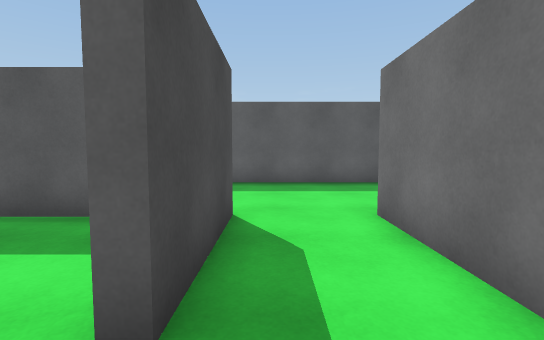
View 1 (above)

16 first-person views from a walk through a scene from a Unity 3-D project. The camera is 1.2 m above the floor, tilts 4° down and sees 85° across. The floor is counted in squares, 1 m on a side. Each view is taken from the middle of a square. On the plan, view 1 faces up. The plan holds only what a view shows up to about 13 squares ahead; the rest is blank. The place goes on beyond the plan. The player is left out. Door leaves are left out, so doorways stand open.

View 2
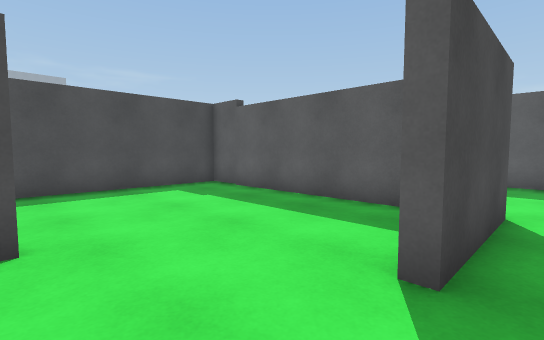

View 3
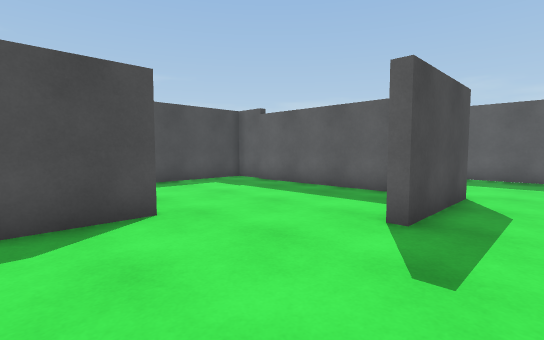

View 4
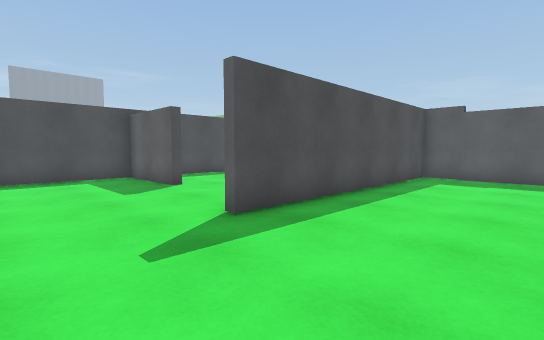

View 5
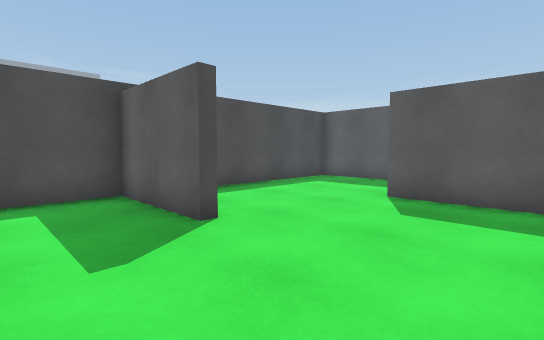

View 6
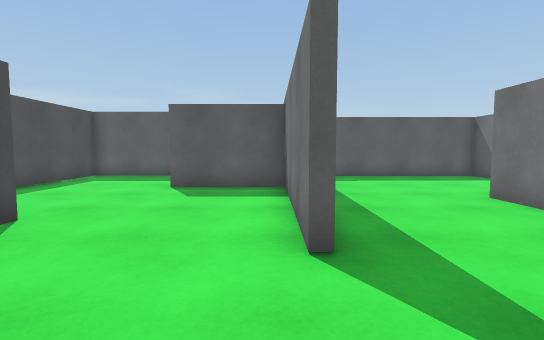

View 7
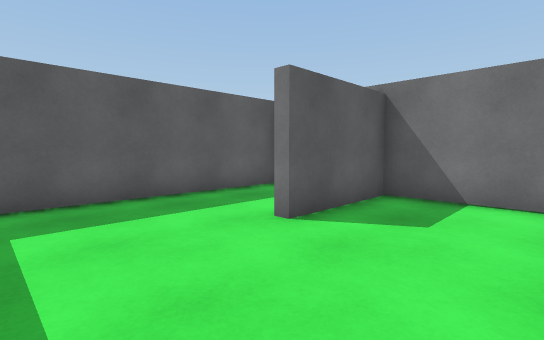

View 8
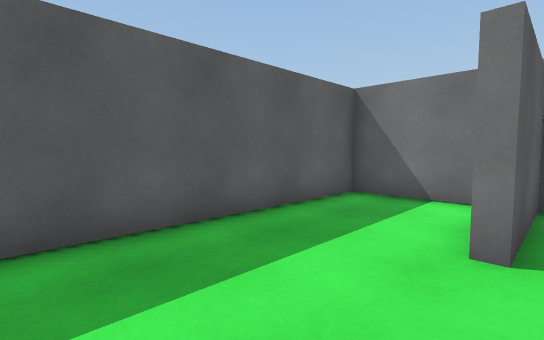

View 9
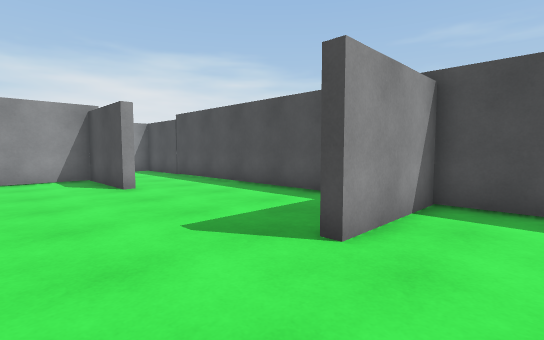

View 10
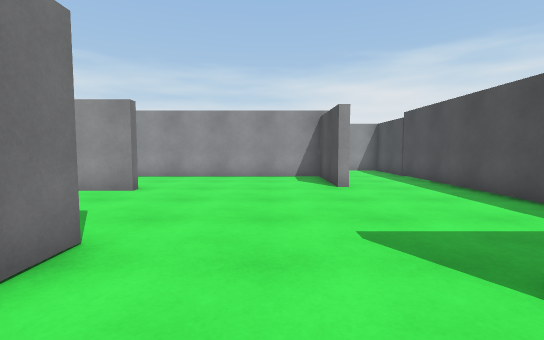

View 11
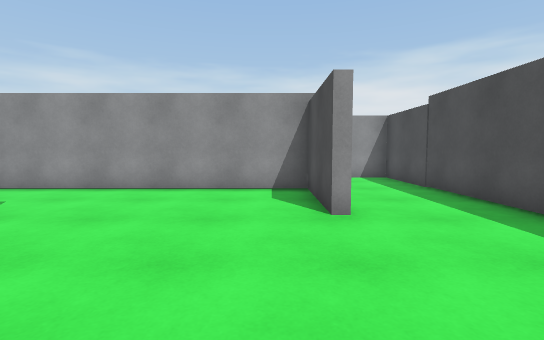

View 12
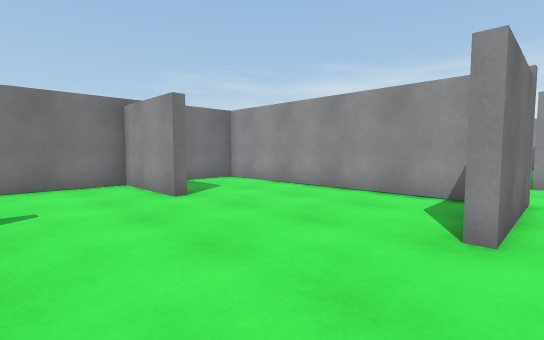

View 13
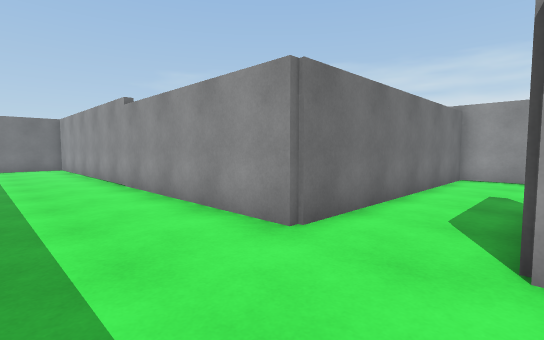

View 14
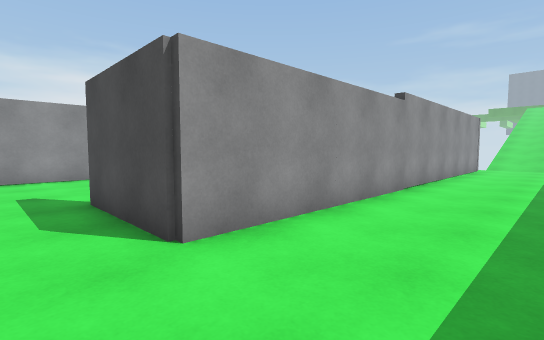

View 15
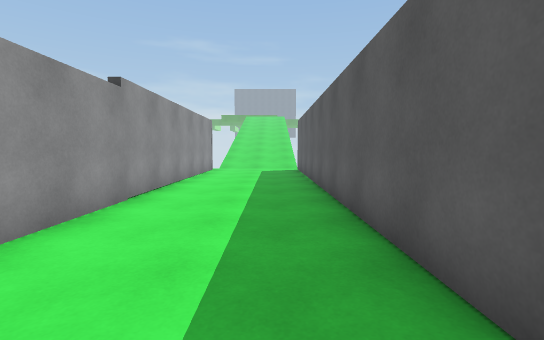

View 16
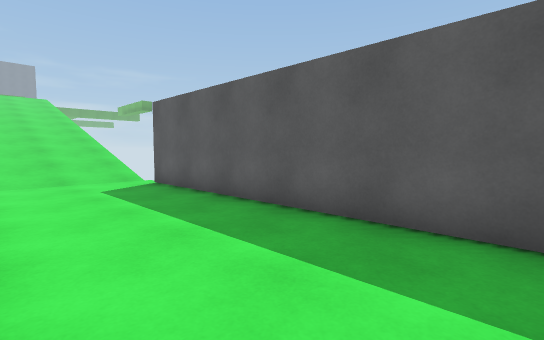

### Floor plan
Key: @ floor where view 1 was taken; # wall or solid block; . floor; / step, stairs or slope; D open door.
Columns run from 25 left of view 1 to 15 right of it. Each row starts with its distance up from view 1.
 11        #######################
 10    //........................
  9   ///..............................
  8 /////....................................
  7 /////....................................
  6        .................................
  5        ##################DDD############
  4        #........#.......#..#
  3        #........#.......#..#
  2        #........#.......#..#
  1        #....#####..........#
  0        #........#........@.#
 -1        #........#....#.....#
 -2        #........#....#.....#
 -3        ####.....#....#.....#
 -4        #........#....  #####
 -5        #.............
 -6        #.............#
 -7        #.............#
 -8        #.............#
 -9        #.............#
-10        #..........####
-11        #...#........
-12        #...#.........#
-13        #...#.........#
-14        #...###########
-15        #....
-16        #....
-17        #....
-18        ####

Positions as (right, up) in squares from view 1, and headings:
1: (0, 0), facing up
2: (0, -1), facing up-left
3: (1, -3), facing up-left
4: (-5, -8), facing up-left
5: (-10, -6), facing up-left
6: (-10, -8), facing up
7: (-17, -2), facing up-right
8: (-17, 1), facing up-right
9: (-11, -1), facing down-left
10: (-12, -1), facing down
11: (-13, -5), facing down
12: (-15, -6), facing down-right
13: (-1, 9), facing down-right
14: (1, 9), facing down-left
15: (-1, 9), facing left
16: (-8, 6), facing up-left
